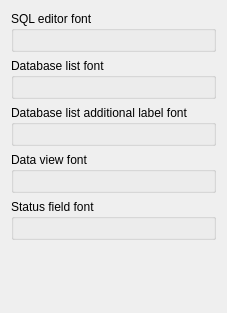
             <widget class="QWidget" name="fontsWidget">
              <property name="geometry">
               <rect>
                <x>0</x>
                <y>0</y>
                <width>222</width>
                <height>313</height>
               </rect>
              </property>
              <layout class="QVBoxLayout" name="verticalLayout_9">
               <item>
                <widget class="QGroupBox" name="sqlEditorFontGroup">
                 <property name="title">
                  <string>SQL editor font</string>
                 </property>
                 <layout class="QVBoxLayout" name="verticalLayout_10">
                  <item>
                   <widget class="FontEdit" name="sqlEditorFont" native="true">
                    <property name="cfg" stdset="0">
                     <string notr="true">Fonts.SqlEditor</string>
                    </property>
                   </widget>
                  </item>
                 </layout>
                </widget>
               </item>
               <item>
                <widget class="QGroupBox" name="dbTreeFontGroup">
                 <property name="title">
                  <string>Database list font</string>
                 </property>
                 <layout class="QVBoxLayout" name="verticalLayout_13">
                  <item>
                   <widget class="FontEdit" name="dbTreeFont" native="true">
                    <property name="cfg" stdset="0">
                     <string notr="true">Fonts.DbTree</string>
                    </property>
                   </widget>
                  </item>
                 </layout>
                </widget>
               </item>
               <item>
                <widget class="QGroupBox" name="dbTreeLabelGroup">
                 <property name="title">
                  <string>Database list additional label font</string>
                 </property>
                 <layout class="QVBoxLayout" name="verticalLayout_14">
                  <item>
                   <widget class="FontEdit" name="dbTreeLabelFont" native="true">
                    <property name="cfg" stdset="0">
                     <string notr="true">Fonts.DbTreeLabel</string>
                    </property>
                   </widget>
                  </item>
                 </layout>
                </widget>
               </item>
               <item>
                <widget class="QGroupBox" name="dataViewFontGroup">
                 <property name="title">
                  <string>Data view font</string>
                 </property>
                 <layout class="QVBoxLayout" name="verticalLayout_15">
                  <item>
                   <widget class="FontEdit" name="dataViewFont" native="true">
                    <property name="cfg" stdset="0">
                     <string notr="true">Fonts.DataView</string>
                    </property>
                   </widget>
                  </item>
                 </layout>
                </widget>
               </item>
               <item>
                <widget class="QGroupBox" name="statusFieldFontGroup">
                 <property name="title">
                  <string>Status field font</string>
                 </property>
                 <layout class="QVBoxLayout" name="verticalLayout_16">
                  <item>
                   <widget class="FontEdit" name="statusFieldfont" native="true">
                    <property name="cfg" stdset="0">
                     <string notr="true">Fonts.StatusField</string>
                    </property>
                   </widget>
                  </item>
                 </layout>
                </widget>
               </item>
               <item>
                <spacer name="verticalSpacer_2">
                 <property name="orientation">
                  <enum>Qt::Vertical</enum>
                 </property>
                 <property name="sizeHint" stdset="0">
                  <size>
                   <width>20</width>
                   <height>40</height>
                  </size>
                 </property>
                </spacer>
               </item>
              </layout>
             </widget>
